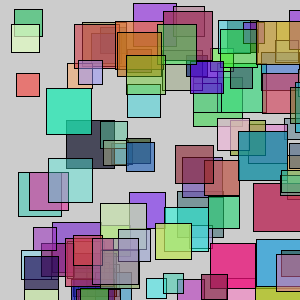
Frame 1 (no input)
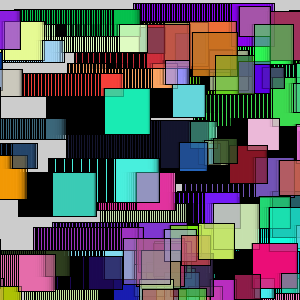
Frame 60 (the mouse pressed at the canvas centre just before this capture)
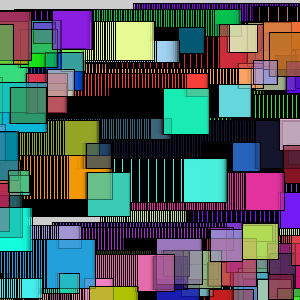
Frame 120 (the mouse held since frame 60 and released just before this capture)

The Processing sketch that drew these frames (run headless with seeded random() and noise(); from frame 60 on, the mouse is pressed at the canvas centre):

// Processing sketch: basicObjects
// ── basicObjects.pde
// single object
ColorRect happyRect;

// many objects
ColorRect [] superRects = new ColorRect[100];

void setup(){
  
  size(300,300);
  
  // allocate memory for the object and create it
  happyRect = new ColorRect();
  
  // loop through each object in the array and initialize/allocate it
  for( int i = 0; i < superRects.length; i++){
    superRects[i] = new ColorRect();
  }
  
}


void draw(){
  
  happyRect.display();
  
  // loop through array of superRects and call display for each one
  for( int i = 0; i < superRects.length; i++){
     // call display function for object at position i
     superRects[i].display();
  }
  
  
}


// create the class definition
class ColorRect{

    // what variables do we need?
    float x;
    float y;
    float sze;
    color c;
    float speed;
    
    // constructor
    ColorRect(){
      x = random(width);
      y = random(height);
      sze = random(20,50);
      c = color(  random(255), random(255), random(255), random(100,200) );
      speed = random(.5,2);
    }
    
    // create a function to draw me
    void display(){
      fill(c);
      rect(x,y,sze,sze);
      
      x = x+speed;
      
      if( x > width+sze) x = -sze;
    }
    
}
